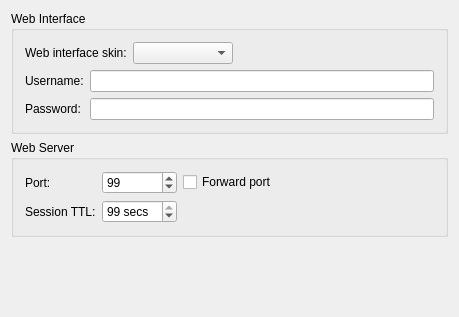
<ui version="4.0" >
 <class>WebInterfacePrefWidget</class>
 <widget class="QWidget" name="WebInterfacePrefWidget" >
  <property name="geometry" >
   <rect>
    <x>0</x>
    <y>0</y>
    <width>459</width>
    <height>317</height>
   </rect>
  </property>
  <property name="sizePolicy" >
   <sizepolicy vsizetype="Preferred" hsizetype="Minimum" >
    <horstretch>0</horstretch>
    <verstretch>0</verstretch>
   </sizepolicy>
  </property>
  <property name="minimumSize" >
   <size>
    <width>0</width>
    <height>0</height>
   </size>
  </property>
  <property name="windowTitle" >
   <string>Search Preferences</string>
  </property>
  <layout class="QVBoxLayout" name="verticalLayout_3" >
   <item>
    <widget class="QGroupBox" name="groupBox_2" >
     <property name="title" >
      <string>Web Interface</string>
     </property>
     <layout class="QVBoxLayout" name="verticalLayout_2" >
      <item>
       <layout class="QHBoxLayout" name="horizontalLayout_3" >
        <item>
         <widget class="QLabel" name="textLabel1_2" >
          <property name="text" >
           <string>Web interface skin:</string>
          </property>
          <property name="wordWrap" >
           <bool>false</bool>
          </property>
         </widget>
        </item>
        <item>
         <widget class="QComboBox" name="kcfg_skin" >
          <property name="minimumSize" >
           <size>
            <width>100</width>
            <height>0</height>
           </size>
          </property>
          <property name="maximumSize" >
           <size>
            <width>16777215</width>
            <height>16777215</height>
           </size>
          </property>
          <property name="toolTip" >
           <string>Which interface to use.</string>
          </property>
         </widget>
        </item>
        <item>
         <spacer>
          <property name="orientation" >
           <enum>Qt::Horizontal</enum>
          </property>
          <property name="sizeType" >
           <enum>QSizePolicy::Expanding</enum>
          </property>
          <property name="sizeHint" stdset="0" >
           <size>
            <width>204</width>
            <height>21</height>
           </size>
          </property>
         </spacer>
        </item>
       </layout>
      </item>
      <item>
       <layout class="QGridLayout" >
        <item row="0" column="0" >
         <widget class="QLabel" name="textLabel5" >
          <property name="text" >
           <string>Username:</string>
          </property>
          <property name="wordWrap" >
           <bool>false</bool>
          </property>
         </widget>
        </item>
        <item row="0" column="1" >
         <widget class="QLineEdit" name="kcfg_username" >
          <property name="toolTip" >
           <string>Username you need to use in the login page of the webinterface.</string>
          </property>
         </widget>
        </item>
        <item row="1" column="0" >
         <widget class="QLabel" name="label" >
          <property name="text" >
           <string>Password:</string>
          </property>
         </widget>
        </item>
        <item row="1" column="1" >
         <widget class="QLineEdit" name="kcfg_password" >
          <property name="toolTip" >
           <string>The password for the webinterface login page. By default this is set to ktorrent.</string>
          </property>
          <property name="echoMode" >
           <enum>QLineEdit::Password</enum>
          </property>
         </widget>
        </item>
       </layout>
      </item>
     </layout>
    </widget>
   </item>
   <item>
    <widget class="QGroupBox" name="groupBox" >
     <property name="title" >
      <string>Web Server</string>
     </property>
     <layout class="QVBoxLayout" name="verticalLayout" >
      <item>
       <layout class="QGridLayout" name="gridLayout" >
        <item row="0" column="0" >
         <widget class="QLabel" name="textLabel1" >
          <property name="text" >
           <string>Port:</string>
          </property>
          <property name="wordWrap" >
           <bool>false</bool>
          </property>
         </widget>
        </item>
        <item row="0" column="1" >
         <widget class="QSpinBox" name="kcfg_port" >
          <property name="minimumSize" >
           <size>
            <width>75</width>
            <height>0</height>
           </size>
          </property>
          <property name="toolTip" >
           <string>The port the webinterface listens on.</string>
          </property>
          <property name="minimum" >
           <number>1</number>
          </property>
          <property name="maximum" >
           <number>65535</number>
          </property>
          <property name="value" >
           <number>99</number>
          </property>
          <property name="maxValue" stdset="0" >
           <number>65535</number>
          </property>
          <property name="minValue" stdset="0" >
           <number>1</number>
          </property>
         </widget>
        </item>
        <item row="0" column="2" >
         <widget class="QCheckBox" name="kcfg_forward" >
          <property name="toolTip" >
           <string>&lt;!DOCTYPE HTML PUBLIC "-//W3C//DTD HTML 4.0//EN" "http://www.w3.org/TR/REC-html40/strict.dtd">
&lt;html>&lt;head>&lt;meta name="qrichtext" content="1" />&lt;style type="text/css">
p, li { white-space: pre-wrap; }
&lt;/style>&lt;/head>&lt;body style=" font-family:'OpenSymbol'; font-size:8pt; font-weight:400; font-style:normal;">
&lt;p style=" margin-top:0px; margin-bottom:0px; margin-left:0px; margin-right:0px; -qt-block-indent:0; text-indent:0px;">If you are behind a router and you want to access the webinterface from somewhere on the Internet you need to forward the correct port.&lt;/p>
&lt;p style="-qt-paragraph-type:empty; margin-top:0px; margin-bottom:0px; margin-left:0px; margin-right:0px; -qt-block-indent:0; text-indent:0px;">&lt;/p>
&lt;p style=" margin-top:0px; margin-bottom:0px; margin-left:0px; margin-right:0px; -qt-block-indent:0; text-indent:0px;">This checkbox will ensure that the UPnP plugin automatically forwards the port. The UPnP plugin needs to be loaded for this to work.&lt;/p>&lt;/body>&lt;/html></string>
          </property>
          <property name="text" >
           <string>Forward port</string>
          </property>
         </widget>
        </item>
        <item row="1" column="0" >
         <widget class="QLabel" name="textLabel4" >
          <property name="text" >
           <string>Session TTL:</string>
          </property>
          <property name="wordWrap" >
           <bool>false</bool>
          </property>
         </widget>
        </item>
        <item row="1" column="1" >
         <widget class="QSpinBox" name="kcfg_sessionTTL" >
          <property name="sizePolicy" >
           <sizepolicy vsizetype="Fixed" hsizetype="Preferred" >
            <horstretch>0</horstretch>
            <verstretch>0</verstretch>
           </sizepolicy>
          </property>
          <property name="toolTip" >
           <string>How long a session is valid (in seconds).</string>
          </property>
          <property name="suffix" >
           <string> secs</string>
          </property>
          <property name="value" >
           <number>99</number>
          </property>
          <property name="maxValue" stdset="0" >
           <number>100000</number>
          </property>
          <property name="minValue" stdset="0" >
           <number>1</number>
          </property>
          <property name="lineStep" stdset="0" >
           <number>100</number>
          </property>
         </widget>
        </item>
        <item row="1" column="2" >
         <spacer name="horizontalSpacer" >
          <property name="orientation" >
           <enum>Qt::Horizontal</enum>
          </property>
          <property name="sizeHint" stdset="0" >
           <size>
            <width>40</width>
            <height>20</height>
           </size>
          </property>
         </spacer>
        </item>
       </layout>
      </item>
     </layout>
    </widget>
   </item>
   <item>
    <spacer>
     <property name="orientation" >
      <enum>Qt::Vertical</enum>
     </property>
     <property name="sizeHint" stdset="0" >
      <size>
       <width>20</width>
       <height>40</height>
      </size>
     </property>
    </spacer>
   </item>
  </layout>
 </widget>
 <layoutdefault spacing="6" margin="11" />
 <pixmapfunction>qPixmapFromMimeSource</pixmapfunction>
 <includes>
  <include location="local" >klineedit.h</include>
  <include location="local" >kurlrequester.h</include>
  <include location="local" >kpushbutton.h</include>
  <include location="local" >kled.h</include>
 </includes>
 <resources/>
 <connections/>
</ui>
